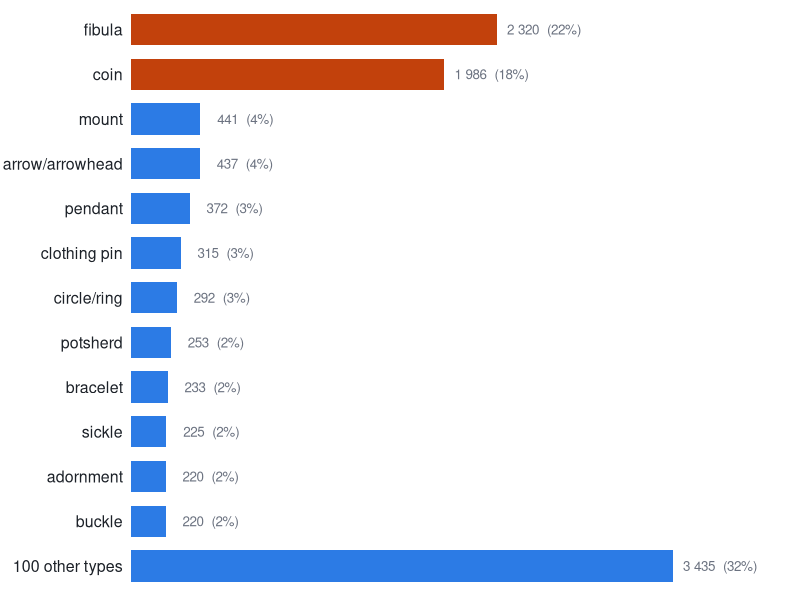
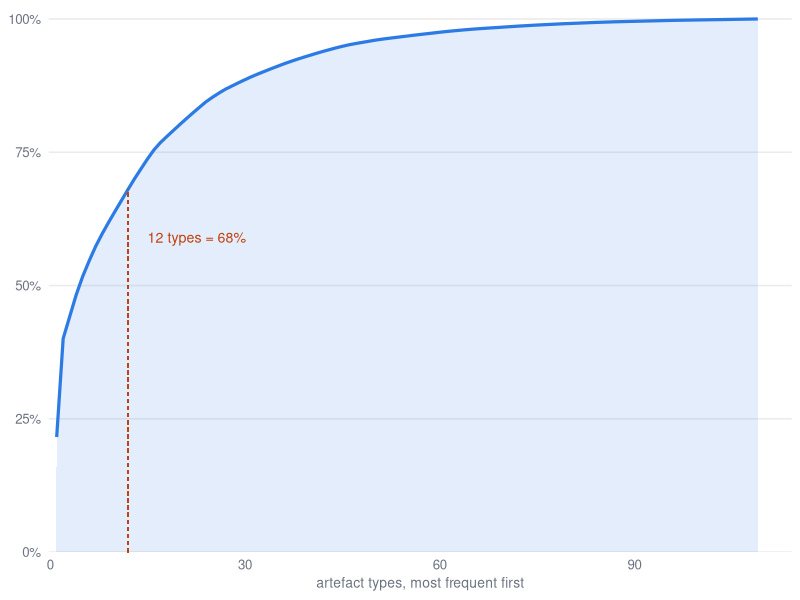

These figures' R source, in order:
## ---- chunk 1
#| label: setup
#| include: false
library(dplyr)
library(ggplot2)
library(readr)

knitr::opts_chunk$set(echo = FALSE, warning = FALSE, message = FALSE,
                      dev = "ragg_png", dpi = 200)

# Aggregates only — the 18 MB COCO export stays in temp/, out of the repository.
# Regenerate with:  python3 materials/artefacts/make_images.py
counts <- readr::read_csv("data/category_counts.csv", show_col_types = FALSE)
summ <- readr::read_csv("data/dataset_summary.csv", show_col_types = FALSE) |>
  (\(d) setNames(as.list(d$value), d$key))()

# Fall back cleanly on a machine without the font (or without systemfonts).
FAM <- tryCatch(
  if ("Alegreya Sans" %in% systemfonts::system_fonts()$family) "Alegreya Sans" else "sans",
  error = function(e) "sans")
BLUE <- "#2c7be5"
ORANGE <- "#c2410c"
INK  <- "#1c2128"
MUTE <- "#6b7280"
## ---- chunk 2
#| label: chart-longtail
#| fig-width: 11.4
#| fig-height: 3.5
top <- counts |> slice_head(n = 12)
rest <- counts |> slice_tail(n = nrow(counts) - 12)
d <- bind_rows(top, tibble(category = paste(nrow(rest), "other types"),
                           n = sum(rest$n), pct = sum(rest$pct)))
d$category <- factor(d$category, levels = rev(d$category))
d$hi <- d$category %in% c("fibula", "coin")

ggplot(d, aes(n, category, fill = hi)) +
  geom_col(width = 0.7) +
  geom_text(aes(label = paste0(format(n, big.mark = " "), "  (", round(pct), "%)")),
            hjust = -0.14, family = FAM, size = 3.4, colour = MUTE) +
  scale_fill_manual(values = c(`TRUE` = ORANGE, `FALSE` = BLUE), guide = "none") +
  scale_x_continuous(expand = expansion(mult = c(0, 0.22))) +
  labs(x = NULL, y = NULL) +
  theme_minimal(base_family = FAM, base_size = 13) +
  theme(panel.grid = element_blank(), axis.text.x = element_blank(),
        axis.text.y = element_text(colour = INK, size = 11.5, hjust = 1),
        plot.margin = margin(2, 6, 2, 2))
## ---- chunk 3
#| label: chart-cumulative
#| fig-width: 5.4
#| fig-height: 3.0
cum <- counts |> mutate(i = row_number(), cum = cumsum(pct))
ggplot(cum, aes(i, cum)) +
  geom_area(fill = BLUE, alpha = 0.13) +
  geom_line(colour = BLUE, linewidth = 1.1) +
  geom_segment(x = 12, xend = 12, y = 0, yend = cum$cum[12],
               colour = ORANGE, linewidth = 0.6, linetype = "22") +
  annotate("text", x = 15, y = cum$cum[12] - 9, hjust = 0, family = FAM, size = 3.6,
           colour = ORANGE, label = paste0("12 types = ", round(cum$cum[12]), "%")) +
  scale_x_continuous(expand = expansion(mult = c(0.01, 0.02))) +
  scale_y_continuous(limits = c(0, 100), expand = expansion(mult = c(0, 0.02)),
                     labels = function(x) paste0(x, "%")) +
  labs(x = "artefact types, most frequent first", y = NULL) +
  theme_minimal(base_family = FAM, base_size = 12) +
  theme(panel.grid.minor = element_blank(),
        panel.grid.major.x = element_blank(),
        axis.title.x = element_text(colour = MUTE, size = 10),
        axis.text = element_text(colour = MUTE))
